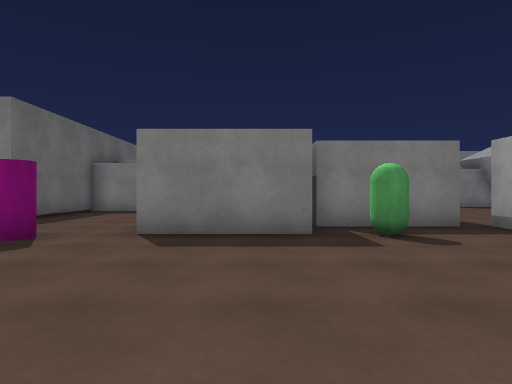
View 1 (above)

21 first-person views from a walk through a 3-D level made in the Unity game engine. The camera is 1.2 m above the floor, looks level and sees 75° across. The floor is counted in squares, 2 m on a side. Each view is taken from the middle of a square. On the plan, view 1 faces up. The plan holds only what a view shows up to about 10 squares ahead; the rest is blank. Surface patterns are stand-ins for the level's own textures.

View 2
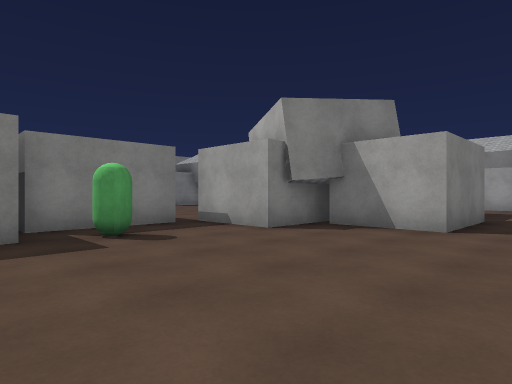

View 3
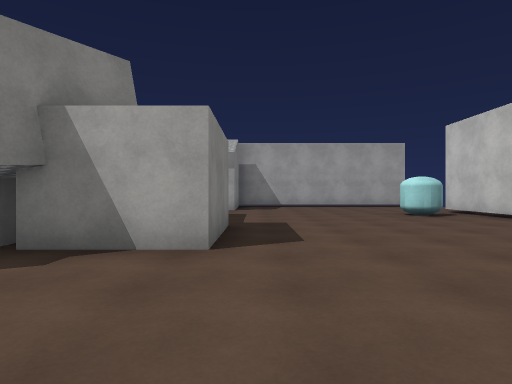

View 4
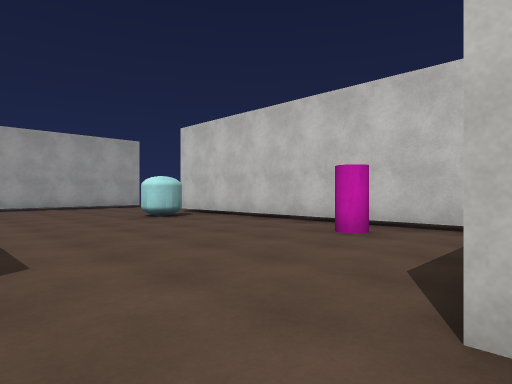

View 5
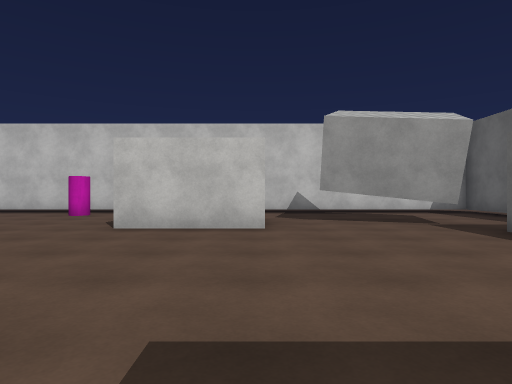

View 6
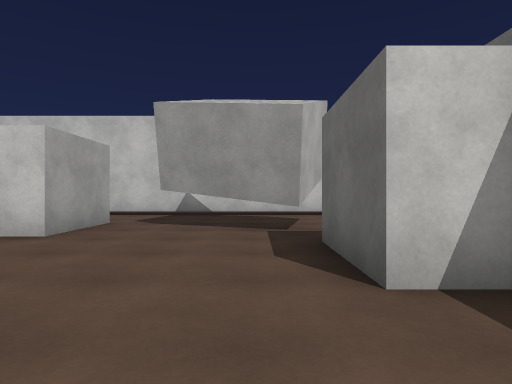

View 7
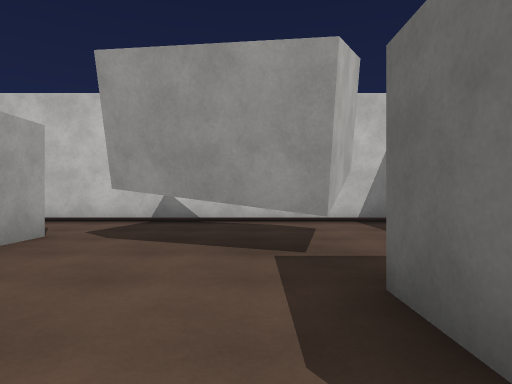

View 8
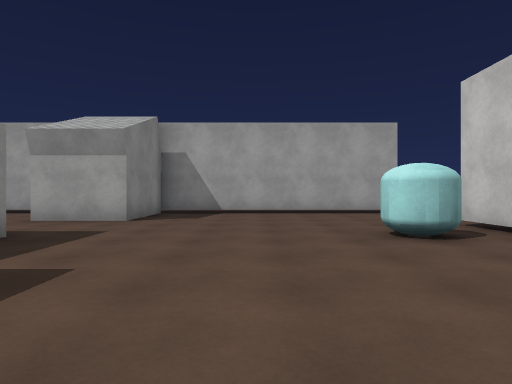

View 9
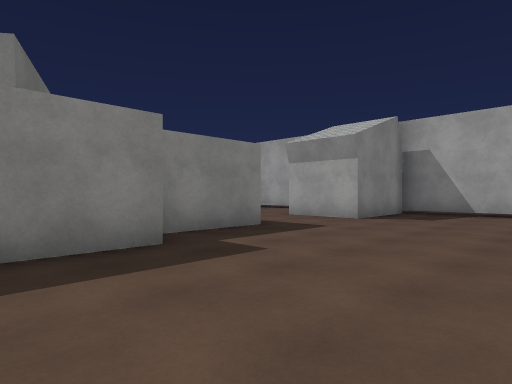

View 10
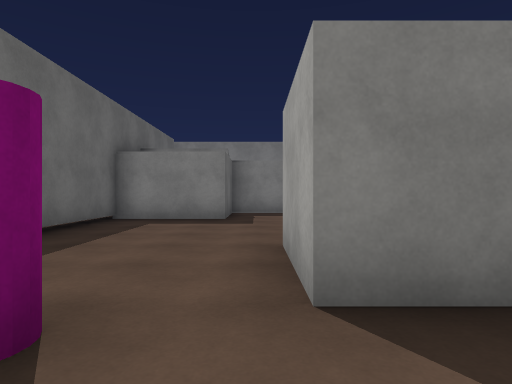

View 11
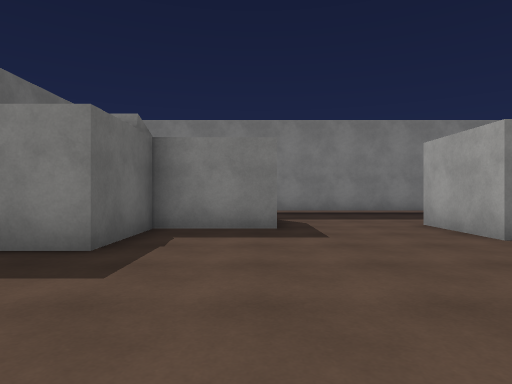

View 12
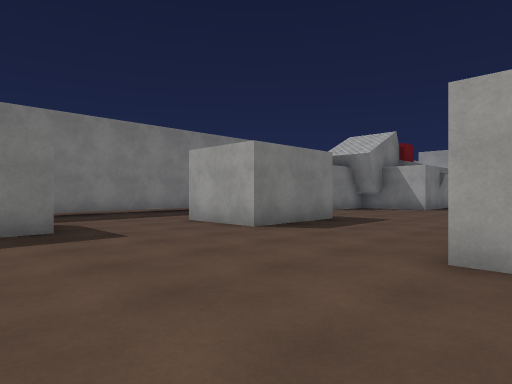

View 13
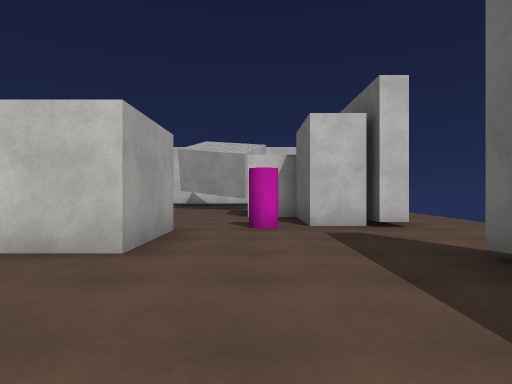

View 14
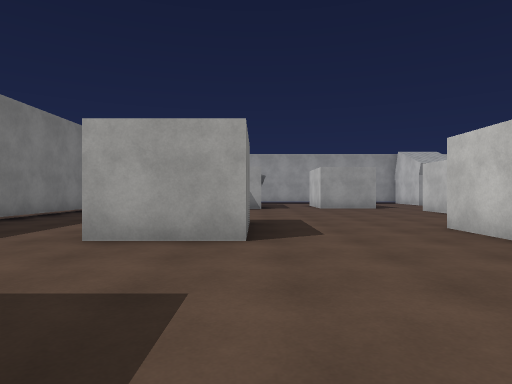

View 15
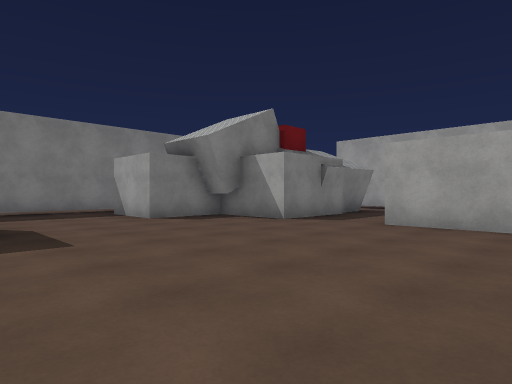

View 16
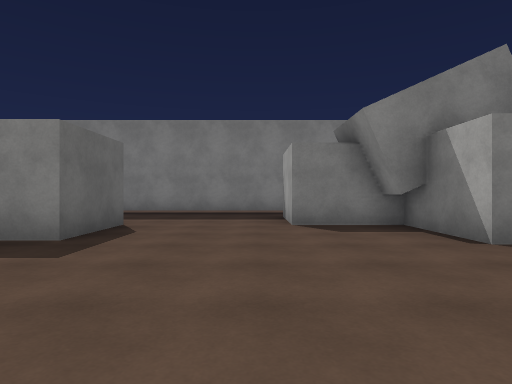

View 17
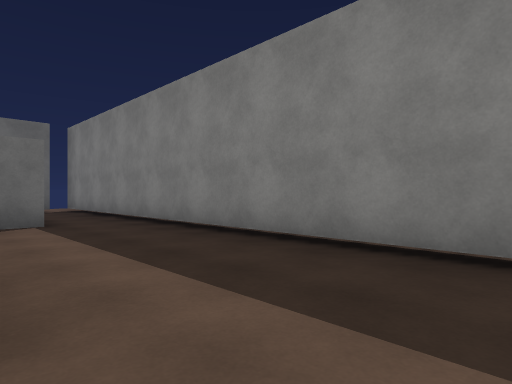

View 18
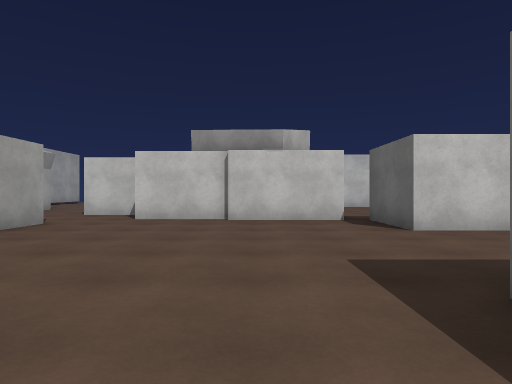

View 19
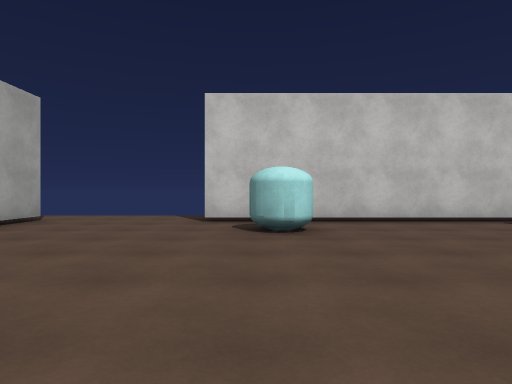

View 20
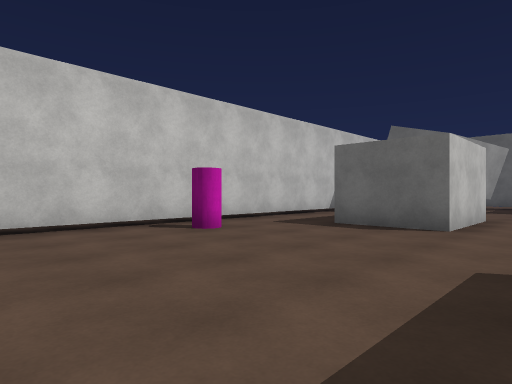

View 21
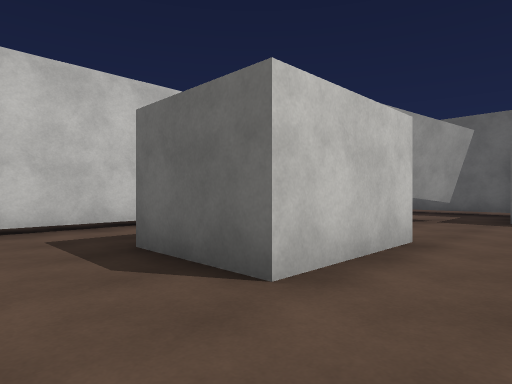

### Floor plan
Key: @ floor where view 1 was taken; # wall or solid block; . floor; C green capsule; P pink cylinder; A capsule; T thing the floor can be seen under or through.
Columns run from 7 left of view 1 to 17 right of it. Each row starts with its distance up from view 1.
 17        ........
 16   ##############
 15    ............#
 14       #........#
 13     ###..###...###
 12     #....###.....#
 11   ###.....##.....####
 10   #..................
  9   #................
  8   #.....###......#
  7   #.....###......#
  6  .....#####.##....    .#
  5 ......##.C.#####... ...
  4 ..##P......### ###....
  3 .. #.........# ###..#
  2    ##........###....####
  1     #..................#.
  0   # T..@...............#.
 -1  .#..T..###............#
 -2  .#.TTT.###............#
 -3   #..............AA....#
 -4  .#..........P.........#
 -5  .##################...#
 -6   ......................

Positions as (right, up) in squares from view 1, and headings:
1: (0, 0), facing up
2: (0, 0), facing up-right
3: (2, 1), facing right
4: (3, 1), facing down-right
5: (1, 5), facing down
6: (-2, 4), facing down
7: (-2, 2), facing down
8: (6, -1), facing right
9: (6, -2), facing up-right
10: (-2, 3), facing up
11: (-1, 7), facing up
12: (-2, 7), facing up-right
13: (-3, 10), facing down
14: (-2, 11), facing right
15: (4, 6), facing up-right
16: (7, 7), facing up
17: (6, 13), facing up-left
18: (6, 13), facing down
19: (11, 2), facing down
20: (9, 1), facing down-left
21: (5, 1), facing down-left
